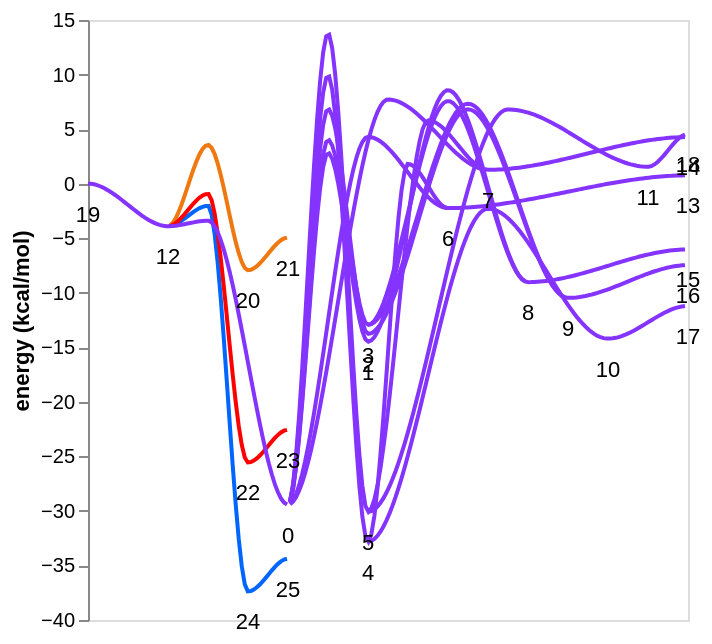

Notebook code cell kept with this figure:
### Code cell
from autochem.util import plot

root_key = 19
leaf_keys = [0, 23, 25, 21, 13, 14, 15, 16, 17, 18]
colors = [plot.Color.purple, plot.Color.red, plot.Color.blue, plot.Color.orange]
# colors = None

node_paths = mess.surf.node_paths_from_source(surf, root_key, leaf_keys=leaf_keys)
nextra = len(node_paths) - len(colors)
colors.extend([plot.Color.purple] * nextra)

mess.surf.plot_paths(
    surf,
    node_paths,
    colors=colors,
    stack_nodes=[[20, 22, 24], [0, 23, 25, 21], [1, 2, 3, 4, 5], [13, 14, 15, 16, 17, 18]],
    stack_edges=[[(12, 20), (12, 0)]],
)

### Figure 1 — Vega-Lite specification as saved in the notebook (floating-point values rounded to 4 significant figures; data arrays with more than 128 entries replaced by an {"elided": "..."} marker saying what was removed)
{"config": {"view": {"continuousWidth": 300, "continuousHeight": 300}, "axis": {"grid": false}}, "layer": [{"data": {"name": "data-86d6ea8773cf759bae226b279b57bb5d"}, "mark": {"type": "line"}, "encoding": {"color": {"field": "path", "legend": null, "scale": {"domain": ["0", "1", "2", "3", "4", "5", "6", "7", "8", "9", "10", "11", "12", "13"], "range": ["#8533ff", "#ff0000", "#0066ff", "#ef7810", "#8533ff", "#8533ff", "#8533ff", "#8533ff", "#8533ff", "#8533ff", "#8533ff", "#8533ff", "#8533ff", "#8533ff"]}, "type": "nominal"}, "x": {"axis": null, "field": "x", "type": "temporal"}, "y": {"field": "energy", "title": "energy (kcal/mol)", "type": "quantitative"}}, "transform": [{"fold": ["13", "12", "11", "10", "9", "8", "7", "6", "5", "4", "3", "2", "1", "0"], "as": ["path", "energy"]}]}, {"data": {"name": "data-8c760affb5b1f3b64eccd19910526ab5"}, "mark": {"type": "text", "baseline": "top", "dy": 10}, "encoding": {"text": {"field": "label", "type": "quantitative"}, "x": {"axis": null, "field": "x", "type": "quantitative"}, "y": {"field": "y", "type": "quantitative"}}}], "$schema": "https://vega.github.io/schema/vega-lite/v5.20.1.json", "datasets": {"data-86d6ea8773cf759bae226b279b57bb5d": {"elided": "200 records"}, "data-8c760affb5b1f3b64eccd19910526ab5": [{"x": 0.0, "y": 0.0, "label": 19}, {"x": 0.1333, "y": -3.9, "label": 12}, {"x": 0.3333, "y": -29.42, "label": 0}, {"x": 0.2667, "y": -25.56, "label": 22}, {"x": 0.3333, "y": -22.56, "label": 23}, {"x": 0.2667, "y": -37.38, "label": 24}, {"x": 0.3333, "y": -34.38, "label": 25}, {"x": 0.2667, "y": -7.94, "label": 20}, {"x": 0.3333, "y": -4.94, "label": 21}, {"x": 0.4667, "y": -32.82, "label": 4}, {"x": 0.6, "y": -2.24, "label": 6}, {"x": 1.0, "y": 0.76, "label": 13}, {"x": 0.4667, "y": -30.08, "label": 5}, {"x": 0.6667, "y": 1.27, "label": 7}, {"x": 1.0, "y": 4.27, "label": 14}, {"x": 0.4667, "y": -14.48, "label": 1}, {"x": 0.7333, "y": -9.03, "label": 8}, {"x": 1.0, "y": -6.03, "label": 15}, {"x": 0.4667, "y": -12.94, "label": 3}, {"x": 0.4667, "y": -13.77, "label": 2}, {"x": 0.8, "y": -10.47, "label": 9}, {"x": 1.0, "y": -7.47, "label": 16}, {"x": 0.8667, "y": -14.21, "label": 10}, {"x": 1.0, "y": -11.21, "label": 17}, {"x": 0.9333, "y": 1.55, "label": 11}, {"x": 1.0, "y": 4.55, "label": 18}]}}
